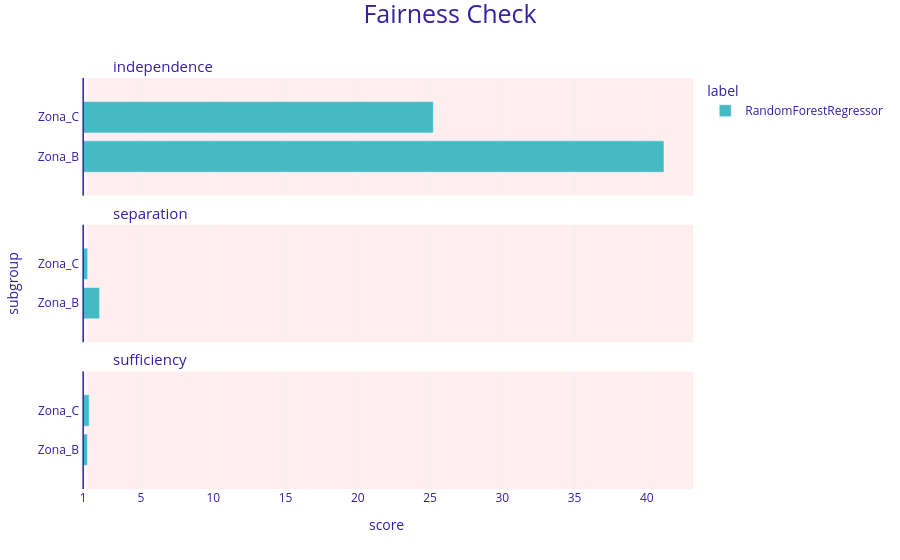

Here is the notebook cell this chart was saved with:
### Markdown cell above
El modelo predice el precio de propiedades de Zona A con mucha más precisión que el de las otras zonas. Zona A tiene características muy distintivas (ingreso alto, cerca del centro) que el modelo aprende fácilmente.

### Code cell
fobject.plot()

### Figure 1 — Plotly figure (JSON) as saved in the notebook; plotly's stock layout.template omitted (floating-point values rounded to 4 significant figures)
{"data": [{"alignmentgroup": "True", "customdata": [["Zona_B", 41.19, "RandomForestRegressor"], ["Zona_C", 25.23, "RandomForestRegressor"]], "hovertemplate": "<b>%{customdata[2]}</b><br>Subgroup: %{customdata[0]}<br>Score: %{customdata[1]}<br><extra></extra>", "legendgroup": "RandomForestRegressor", "marker": {"color": "#46bac2", "pattern": {"shape": ""}}, "name": "RandomForestRegressor", "offsetgroup": "RandomForestRegressor", "orientation": "h", "showlegend": true, "textposition": "auto", "type": "bar", "x": [40.19, 24.23], "xaxis": "x3", "y": [0.3333, 0.6667], "yaxis": "y3"}, {"alignmentgroup": "True", "customdata": [["Zona_B", 2.141, "RandomForestRegressor"], ["Zona_C", 1.312, "RandomForestRegressor"]], "hovertemplate": "<b>%{customdata[2]}</b><br>Subgroup: %{customdata[0]}<br>Score: %{customdata[1]}<br><extra></extra>", "legendgroup": "RandomForestRegressor", "marker": {"color": "#46bac2", "pattern": {"shape": ""}}, "name": "RandomForestRegressor", "offsetgroup": "RandomForestRegressor", "orientation": "h", "showlegend": false, "textposition": "auto", "type": "bar", "x": [1.141, 0.3121], "xaxis": "x2", "y": [0.3333, 0.6667], "yaxis": "y2"}, {"alignmentgroup": "True", "customdata": [["Zona_B", 1.297, "RandomForestRegressor"], ["Zona_C", 1.417, "RandomForestRegressor"]], "hovertemplate": "<b>%{customdata[2]}</b><br>Subgroup: %{customdata[0]}<br>Score: %{customdata[1]}<br><extra></extra>", "legendgroup": "RandomForestRegressor", "marker": {"color": "#46bac2", "pattern": {"shape": ""}}, "name": "RandomForestRegressor", "offsetgroup": "RandomForestRegressor", "orientation": "h", "showlegend": false, "textposition": "auto", "type": "bar", "x": [0.2974, 0.417], "xaxis": "x", "y": [0.3333, 0.6667], "yaxis": "y"}], "layout": {"annotations": [{"font": {"size": 15}, "showarrow": false, "text": "sufficiency", "x": 0.05, "xanchor": "left", "xref": "paper", "y": 0.2867, "yanchor": "bottom", "yref": "paper"}, {"font": {"size": 15}, "showarrow": false, "text": "separation", "x": 0.05, "xanchor": "left", "xref": "paper", "y": 0.6433, "yanchor": "bottom", "yref": "paper"}, {"font": {"size": 15}, "showarrow": false, "text": "independence", "x": 0.05, "xanchor": "left", "xref": "paper", "y": 1.0, "yanchor": "bottom", "yref": "paper"}], "barmode": "group", "font": {"color": "#371ea3"}, "legend": {"title": {"text": "label"}, "tracegroupgap": 0}, "margin": {"b": 71, "r": 30, "t": 78}, "shapes": [{"fillcolor": "#f05a71", "layer": "below", "line": {"width": 0}, "opacity": 0.1, "type": "rect", "x0": 0.25, "x1": 42.2, "xref": "x", "y0": 0, "y1": 1, "yref": "y"}, {"fillcolor": "#f05a71", "layer": "below", "line": {"width": 0}, "opacity": 0.1, "type": "rect", "x0": -0.22, "x1": -0.2, "xref": "x", "y0": 0, "y1": 1, "yref": "y"}, {"fillcolor": "#c7f5bf", "layer": "below", "line": {"width": 0}, "opacity": 0.1, "type": "rect", "x0": -0.2, "x1": 0.25, "xref": "x", "y0": 0, "y1": 1, "yref": "y"}, {"line": {"color": "#371ea3", "width": 1.5}, "type": "line", "x0": 0, "x1": 0, "xref": "x", "y0": 0, "y1": 1, "yref": "y"}, {"fillcolor": "#f05a71", "layer": "below", "line": {"width": 0}, "opacity": 0.1, "type": "rect", "x0": 0.25, "x1": 42.2, "xref": "x", "y0": 0, "y1": 1, "yref": "y2"}, {"fillcolor": "#f05a71", "layer": "below", "line": {"width": 0}, "opacity": 0.1, "type": "rect", "x0": -0.22, "x1": -0.2, "xref": "x", "y0": 0, "y1": 1, "yref": "y2"}, {"fillcolor": "#c7f5bf", "layer": "below", "line": {"width": 0}, "opacity": 0.1, "type": "rect", "x0": -0.2, "x1": 0.25, "xref": "x", "y0": 0, "y1": 1, "yref": "y2"}, {"line": {"color": "#371ea3", "width": 1.5}, "type": "line", "x0": 0, "x1": 0, "xref": "x", "y0": 0, "y1": 1, "yref": "y2"}, {"fillcolor": "#f05a71", "layer": "below", "line": {"width": 0}, "opacity": 0.1, "type": "rect", "x0": 0.25, "x1": 42.2, "xref": "x", "y0": 0, "y1": 1, "yref": "y3"}, {"fillcolor": "#f05a71", "layer": "below", "line": {"width": 0}, "opacity": 0.1, "type": "rect", "x0": -0.22, "x1": -0.2, "xref": "x", "y0": 0, "y1": 1, "yref": "y3"}, {"fillcolor": "#c7f5bf", "layer": "below", "line": {"width": 0}, "opacity": 0.1, "type": "rect", "x0": -0.2, "x1": 0.25, "xref": "x", "y0": 0, "y1": 1, "yref": "y3"}, {"line": {"color": "#371ea3", "width": 1.5}, "type": "line", "x0": 0, "x1": 0, "xref": "x", "y0": 0, "y1": 1, "yref": "y3"}], "title": {"font": {"size": 25}, "text": "Fairness Check", "x": 0.5, "y": 0.99}, "xaxis": {"anchor": "y", "domain": [0, 1], "range": [-0.22, 42.2], "ticktext": [0.0, 5.0, 10.0, 15.0, 20.0, 25.0, 30.0, 35.0, 40.0, 1.0], "tickvals": [-1.0, 4.0, 9.0, 14.0, 19.0, 24.0, 29.0, 34.0, 39.0, 0.0], "title": {"text": "score"}}, "xaxis2": {"anchor": "y2", "domain": [0, 1], "matches": "x", "range": [-0.22, 42.2], "showticklabels": false, "ticktext": [0.0, 5.0, 10.0, 15.0, 20.0, 25.0, 30.0, 35.0, 40.0, 1.0], "tickvals": [-1.0, 4.0, 9.0, 14.0, 19.0, 24.0, 29.0, 34.0, 39.0, 0.0]}, "xaxis3": {"anchor": "y3", "domain": [0, 1], "matches": "x", "range": [-0.22, 42.2], "showticklabels": false, "ticktext": [0.0, 5.0, 10.0, 15.0, 20.0, 25.0, 30.0, 35.0, 40.0, 1.0], "tickvals": [-1.0, 4.0, 9.0, 14.0, 19.0, 24.0, 29.0, 34.0, 39.0, 0.0]}, "yaxis": {"anchor": "x", "domain": [0, 0.2867], "range": [0, 1], "showgrid": false, "ticktext": ["Zona_B", "Zona_C"], "tickvals": [0.3333, 0.6667], "title": {"text": ""}, "zeroline": false}, "yaxis2": {"anchor": "x2", "domain": [0.3567, 0.6433], "matches": "y", "range": [0, 1], "showgrid": false, "ticktext": ["Zona_B", "Zona_C"], "tickvals": [0.3333, 0.6667], "title": {"text": "subgroup"}, "zeroline": false}, "yaxis3": {"anchor": "x3", "domain": [0.7133, 1.0], "matches": "y", "range": [0, 1], "showgrid": false, "ticktext": ["Zona_B", "Zona_C"], "tickvals": [0.3333, 0.6667], "title": {"text": ""}, "zeroline": false}}}
